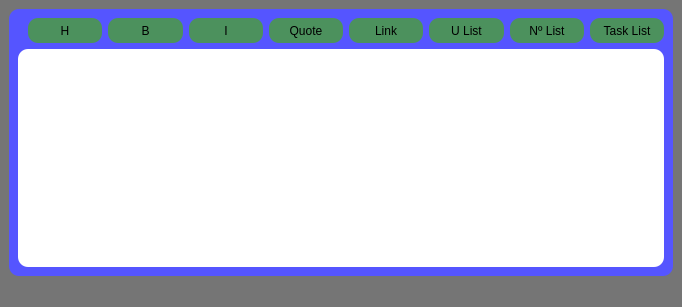
<?xml version="1.0" encoding="UTF-8"?>
<ui version="4.0">
 <class>MainWindow</class>
 <widget class="QMainWindow" name="MainWindow">
  <property name="geometry">
   <rect>
    <x>0</x>
    <y>0</y>
    <width>682</width>
    <height>307</height>
   </rect>
  </property>
  <property name="windowTitle">
   <string>DocViewer</string>
  </property>
  <property name="styleSheet">
   <string notr="true">background-color: rgb(117, 117, 117);</string>
  </property>
  <widget class="QWidget" name="centralwidget">
   <property name="styleSheet">
    <string notr="true">border-radius:10px;</string>
   </property>
   <layout class="QVBoxLayout" name="verticalLayout_2">
    <item>
     <widget class="QFrame" name="frame_input">
      <property name="styleSheet">
       <string notr="true">background-color: rgb(85, 85, 255);</string>
      </property>
      <property name="frameShape">
       <enum>QFrame::Shape::StyledPanel</enum>
      </property>
      <property name="frameShadow">
       <enum>QFrame::Shadow::Raised</enum>
      </property>
      <layout class="QVBoxLayout" name="verticalLayout">
       <item>
        <layout class="QHBoxLayout" name="horizontalLayout">
         <property name="leftMargin">
          <number>10</number>
         </property>
         <property name="topMargin">
          <number>0</number>
         </property>
         <property name="bottomMargin">
          <number>0</number>
         </property>
         <item>
          <widget class="QPushButton" name="heading_btn">
           <property name="minimumSize">
            <size>
             <width>0</width>
             <height>25</height>
            </size>
           </property>
           <property name="styleSheet">
            <string notr="true">background-color: rgb(76, 145, 93);</string>
           </property>
           <property name="text">
            <string>H</string>
           </property>
          </widget>
         </item>
         <item>
          <widget class="QPushButton" name="bold_btn">
           <property name="minimumSize">
            <size>
             <width>0</width>
             <height>25</height>
            </size>
           </property>
           <property name="styleSheet">
            <string notr="true">background-color: rgb(76, 145, 93);</string>
           </property>
           <property name="text">
            <string>B</string>
           </property>
          </widget>
         </item>
         <item>
          <widget class="QPushButton" name="italic_btn">
           <property name="minimumSize">
            <size>
             <width>0</width>
             <height>25</height>
            </size>
           </property>
           <property name="styleSheet">
            <string notr="true">background-color: rgb(76, 145, 93);</string>
           </property>
           <property name="text">
            <string>I</string>
           </property>
          </widget>
         </item>
         <item>
          <widget class="QPushButton" name="quote_btn">
           <property name="minimumSize">
            <size>
             <width>0</width>
             <height>25</height>
            </size>
           </property>
           <property name="styleSheet">
            <string notr="true">background-color: rgb(76, 145, 93);</string>
           </property>
           <property name="text">
            <string>Quote</string>
           </property>
          </widget>
         </item>
         <item>
          <widget class="QPushButton" name="link_btn">
           <property name="minimumSize">
            <size>
             <width>0</width>
             <height>25</height>
            </size>
           </property>
           <property name="styleSheet">
            <string notr="true">background-color: rgb(76, 145, 93);</string>
           </property>
           <property name="text">
            <string>Link</string>
           </property>
          </widget>
         </item>
         <item>
          <widget class="QPushButton" name="unList_btn">
           <property name="minimumSize">
            <size>
             <width>0</width>
             <height>25</height>
            </size>
           </property>
           <property name="styleSheet">
            <string notr="true">background-color: rgb(76, 145, 93);</string>
           </property>
           <property name="text">
            <string>U List</string>
           </property>
          </widget>
         </item>
         <item>
          <widget class="QPushButton" name="nList_btn">
           <property name="minimumSize">
            <size>
             <width>0</width>
             <height>25</height>
            </size>
           </property>
           <property name="styleSheet">
            <string notr="true">background-color: rgb(76, 145, 93);</string>
           </property>
           <property name="text">
            <string>Nº List</string>
           </property>
          </widget>
         </item>
         <item>
          <widget class="QPushButton" name="taskList_btn">
           <property name="minimumSize">
            <size>
             <width>0</width>
             <height>25</height>
            </size>
           </property>
           <property name="styleSheet">
            <string notr="true">background-color: rgb(76, 145, 93);</string>
           </property>
           <property name="text">
            <string>Task List</string>
           </property>
          </widget>
         </item>
        </layout>
       </item>
       <item>
        <widget class="QTextEdit" name="editArea">
         <property name="styleSheet">
          <string notr="true">background-color: rgb(255, 255, 255);</string>
         </property>
        </widget>
       </item>
      </layout>
     </widget>
    </item>
   </layout>
  </widget>
  <widget class="QMenuBar" name="menubar">
   <property name="geometry">
    <rect>
     <x>0</x>
     <y>0</y>
     <width>682</width>
     <height>22</height>
    </rect>
   </property>
  </widget>
  <widget class="QStatusBar" name="statusbar"/>
 </widget>
 <resources/>
 <connections/>
</ui>
